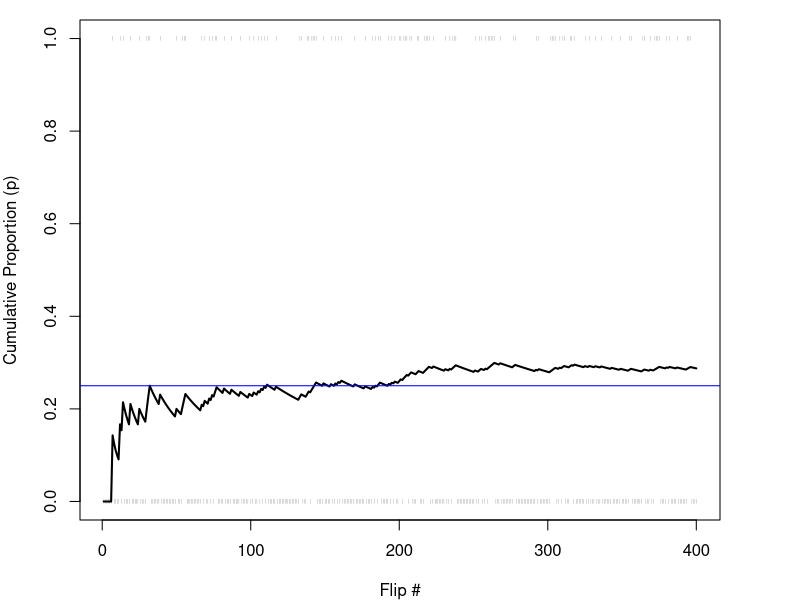
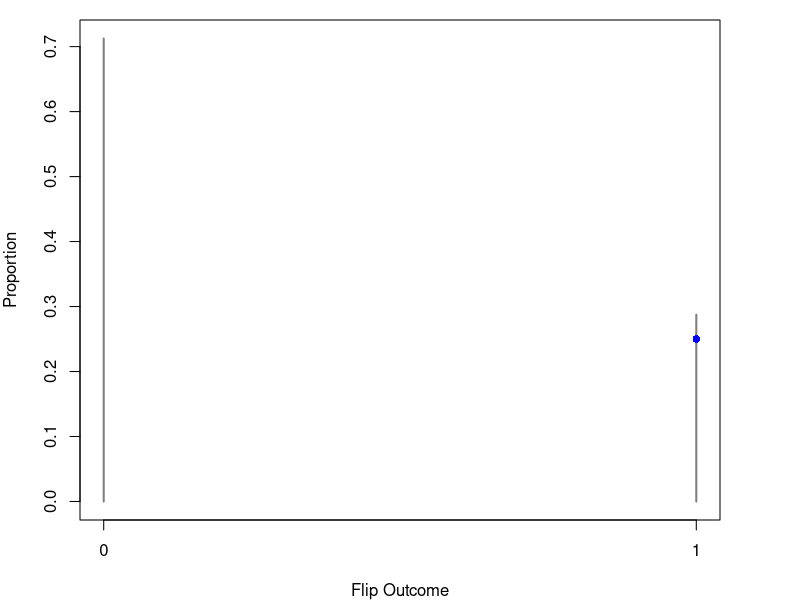
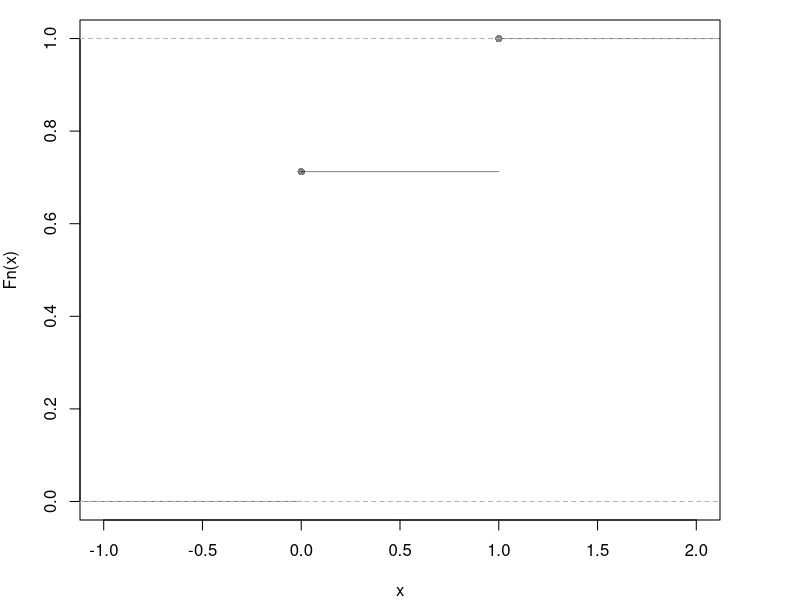
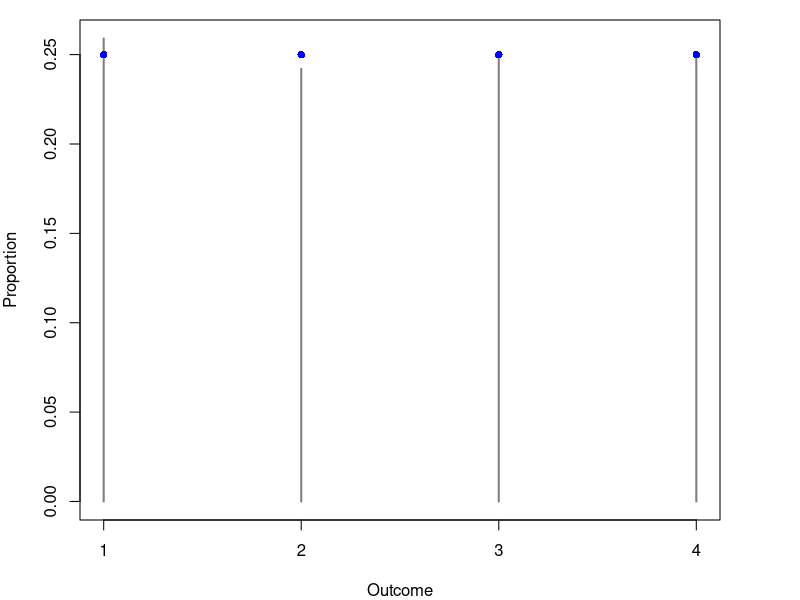
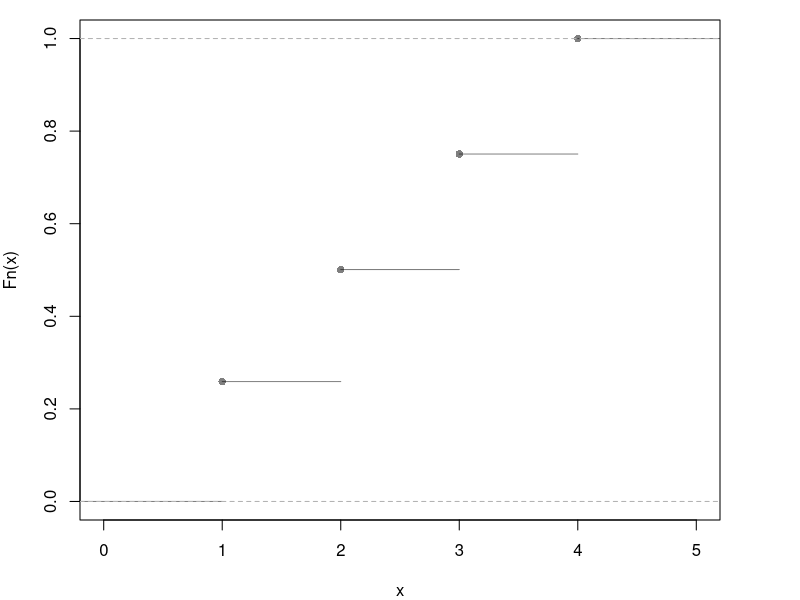
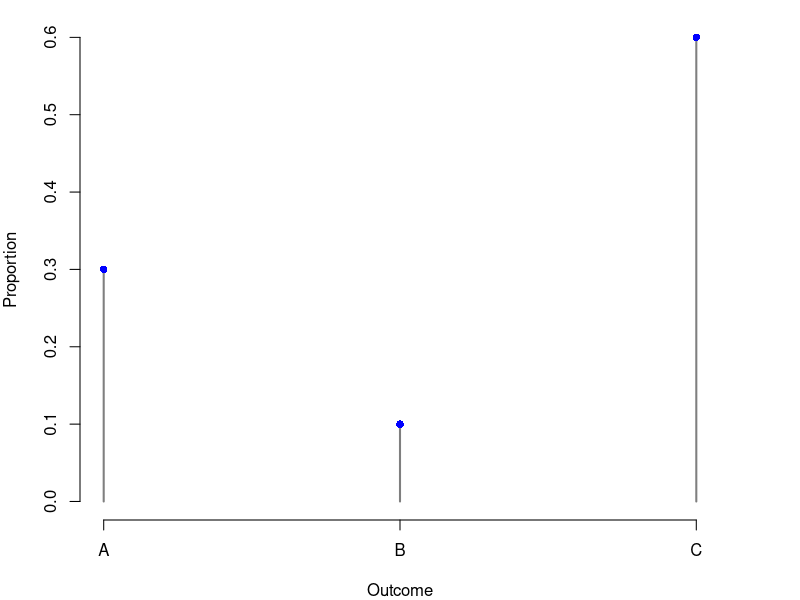
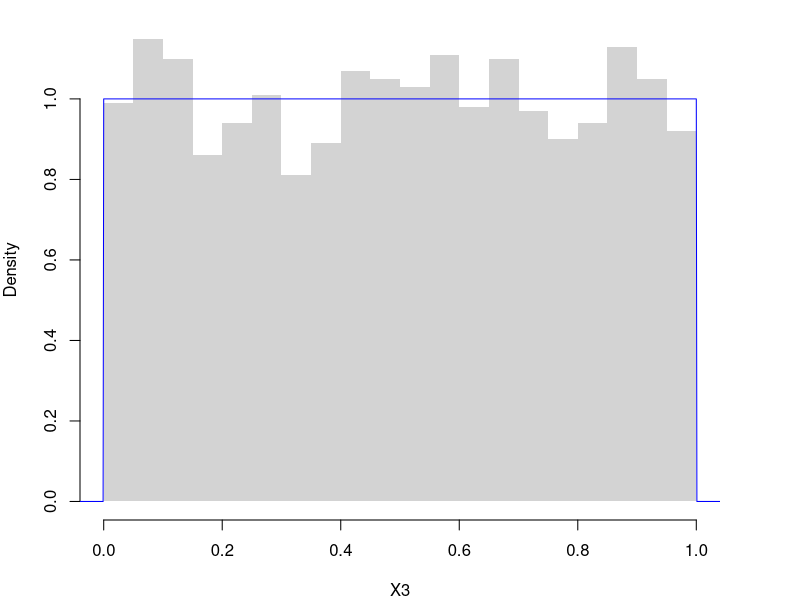
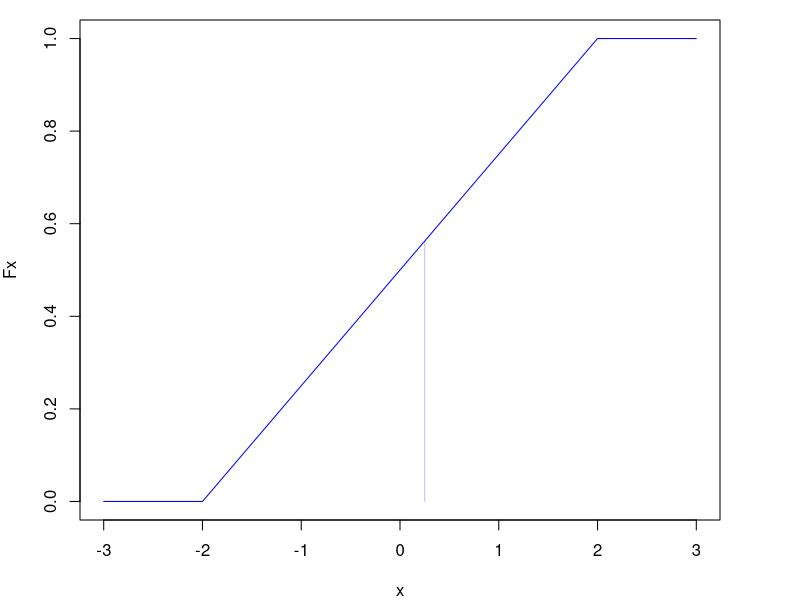

Here is the R script that generated these plots, in order:
## ---- chunk 1
x <- c(0,1)
x_probs <- c(3/4, 1/4)

sample(x, 1, prob=x_probs, replace=T) # 1 Flip
sample(x, 4, prob=x_probs, replace=T) # 4 Flips 
X0 <- sample(x, 400, prob=x_probs, replace=T)

# Plot Cumulative Proportion
X0_t <- seq(1, length(X0)) #head(X0_t)
X0_mt <- cumsum(X0)/X0_t #head(X0_mt)
par(mar=c(4,4,1,4))
plot(X0_t, X0_mt, type='l',
    ylab='Cumulative Proportion (p)',
    xlab='Flip #', 
    ylim=c(0,1), 
    lwd=2)
# Show individual flip outcomes
points(X0_t, X0, col=grey(0,.5),
    pch='|', cex=.3)
# Show theoretical proportions
abline(h=0.25, col='blue')

# Plot Long run proportions
proportions <- table(X0)/length(X0)
plot(proportions, 
    col=grey(0, 0.5),
    xlab='Flip Outcome', 
    ylab='Proportion',
    main=NA)
points(c(0,1), c(.75, .25), pch=16, col='blue') # Theoretical values

# Plot CDF
plot( ecdf(X0), col=grey(0,.5),
    pch=16, main=NA) #Empirical
#points(c(0,1), c(.75, 1), pch=16, col='blue') # Theoretical
## ---- chunk 2
x <- c(1,2,3,4)
x_probs <- c(1/4, 1/4, 1/4, 1/4)
# sample(x, 1, prob=x_probs, replace=T) # 1 roll
X1 <- sample(x, 2000, prob=x_probs, replace=T) # 2000 rolls

# Plot Long run proportions
proportions <- table(X1)/length(X1)
plot(proportions, col=grey(0,.5),
    xlab='Outcome', ylab='Proportion', main=NA)
points(x, x_probs, pch=16, col='blue') # Theoretical values

# Hist w/ Theoretical Counts
# hist(X1, breaks=50, border=NA, main=NA, ylab='Count')
# points(x, x_probs*length(X1), pch='-') 

# Alternative Plot
plot( ecdf(X1), pch=16, col=grey(0,.5), main=NA)

# Alternative Plot 2
#props <- table(X1)
#barplot(props, ylim = c(0, 0.35), ylab = "Proportion", xlab = "Value")
#abline(h = 1/4, lty = 2)
## ---- chunk 3
x <- c('A', 'B', 'C')
x_probs <- c(3/10, 1/10, 6/10)
sum(x_probs)
X2 <- sample(x, 2000, prob=x_probs, replace=T) # sample of 2000

# Plot Long run proportions
proportions <- table(X2)/length(X2)
plot(proportions, col=grey(0,.5),
    xlab='Outcome', ylab='Proportion', main=NA)
points(x_probs, pch=16, col='blue') # Theoretical values

# Histogram version
# X2_alt <- X1
# X2_alt[X2_alt=='A'] <- 1
#X2_alt[X2_alt=='B'] <- 2
#X2_alt[X2_alt=='C'] <- 3
#X2_alt <- as.numeric(X1_alt)
#hist(X2_alt, breaks=50, border=NA, 
#    main=NA, ylab='Count')
#points(x, x_probs*length(X2_alt), pch=16) ## Theoretical Counts

# Alternative Plot
# plot( ecdf(X2), pch=16, col=grey(0,.5), main=NA)
## ---- chunk 4
# Prob. < 0.25
punif(0.25)

# Prob. > 0.25
1-punif(0.25)

# Prob. in (0.2,0.7]
F_two <- punif( c(0.2, 0.7) )
F_in <- F_two[2] - F_two[1]
F_in

# Prob. out of (0.2,0.7]
F_out <- 1- F_in
F_out
## ---- chunk 5
runif(3) # 3 draws

# Empirical Density 
X3 <- runif(2000)
hist(X3, breaks=20, border=NA, main=NA, freq=F)
# Theoretical Density
x <- seq(-0.1,1.1,by=.001)
fx <- dunif(x)
lines(x, fx, col='blue')

# CDF example 1
P_low <- punif(0.25)
P_low
# Uncomment to show via PDF
# x_low <- seq(0,0.25,by=.001)
# fx_low <- dunif(x_low)
# polygon( c(x_low, rev(x_low)), c(fx_low,fx_low*0),
#    col=rgb(0,0,1,.25), border=NA)
    
# CDF example 2
P_high <- 1-punif(0.25)
P_high
# Uncomment to show via PDF
# x_high <- seq(0.25,1,by=.001)
# fx_high <- dunif(x_high)
# polygon( c(x_high, rev(x_high)), c(fx_high,fx_high*0),
#    col=rgb(0,0,1,.25), border=NA)
    
# CDF example 3
P_mid <- punif(0.75) - punif(0.25)
P_mid
# Uncomment to show via PDF
# x_mid <-  seq(0.25,0.75,by=.001)
# fx_mid <- dunif(x_mid)
# polygon( c(x_mid, rev(x_mid)), c(fx_mid,fx_mid*0),
#    col=rgb(0,0,1,.25), border=NA)
## ---- chunk 6
# Simulation
X <- runif(1000, -2, 2)
# ... 

# Draw by computer the CDF, F(x)
x <- seq(-3,3,by=0.005)
Fx <- punif(x, -2, 2)
plot(x, Fx, type='l', col='blue')
# Answer
Fstar <- punif(0.25, -2, 2)
# Visualize Answer
segments(0.25, 0, 0.25, Fstar,
    col=rgb(0,0,1, 0.25))

# Draw by computer the PDF, f(x)
fx <- dunif(x, -2, 2)
plot(x, fx, type='l', col='blue')
# Visualize Answer
fstar <- dunif(0.25, -2, 2)
polygon(
    c(-2, 0.25, 0.25, -2), 
    c(0, 0, fstar,fstar),
    col=rgb(0,0,1, 0.25), border=NA)
## ---- chunk 7
X4 <- rbeta(2000,2,2) ## two shape parameters
hist(X4, breaks=20, border=NA, main=NA, freq=F)

#See the underlying probabilities
#f_25 <- dbeta(.25, 2, 2)

x <- seq(0,1,by=.01)
fx <- dbeta(x, 2, 2)
lines(x, fx, col='blue')
## ---- chunk 8
plot( ecdf(X4), main=NA) # Empirical

x <- seq(0,1,by=.01) # Theoretical
Fx <- pbeta(x, 2, 2)
lines(x, Fx, col='blue')

# Middle Interval Example 
F2 <- pbeta(0.2, 2, 2)
F8 <- pbeta(0.8, 2, 2)
F_2_8 <- F8 - F2
F_2_8

# Visualize
title('Middle between 0.2 and 0.8')
segments( 0.2, F2, -1, F2, col='red')
segments( 0.8, F8, -1, F8, col='red')
## ---- chunk 9
#| fig-width: 8
#| fig-height: 6
op <- par(no.readonly = TRUE); on.exit(par(op), add = TRUE)
x <- seq(0,1,by=.01)
pars <- expand.grid( c(.5,1,2), c(.5,1,2) )
par(mfrow=c(3,3))
apply(pars, 1, function(p){
    fx <- dbeta( x,p[1], p[2])
    plot(x, fx, type='l', xlim=c(0,1), ylim=c(0,4), lwd=2, col='blue')
    #hist(rbeta(2000, p[1], p[2]), breaks=50, border=NA, main=NA, freq=F)
})
title('Beta densities', outer=T, line=-1)
## ---- chunk 10
rexp(3) # 3 draws

X5 <- rexp(2000)
hist(X5, breaks=20,
    border=NA, main=NA,
    freq=F, ylim=c(0,1), xlim=c(0,10))
    
x <- seq(0,10,by=.1)
fx <- dexp(x)
lines(x, fx, col='blue')
## ---- chunk 11
pexp(10, 1/50)
## ---- chunk 12
rnorm(3) # 3 draws

X6 <- rnorm(2000)
hist(X6, breaks=20,
    border=NA, main=NA,
    freq=F, ylim=c(0,.4), xlim=c(-4,4))

x <- seq(-10,10,by=.025)
fx <- dnorm(x)
lines(x, fx, col='blue')
## ---- chunk 13
pnorm( c(-1.645, 1.645) ) # 10%
pnorm( c(-2.576, 2.576) ) #  1%
## ---- chunk 14
plot( ecdf(X6), main=NA) # Empirical

x <- seq(-4,4,by=.01) # Theoretical
Fx <- pnorm(x, 0, 1)
lines(x, Fx, col='blue')

# Middle Interval Example 
F2 <- pnorm(0.2, 0, 1)
F8 <- pnorm(0.8, 0, 1)
F_2_8 <- F8 - F2
F_2_8

# Visualize
title('Middle between 0.2 and 0.8')
segments( 0.2, F2, -5, F2, col='red')
segments( 0.8, F8, -5, F8, col='red')
## ---- chunk 15
# Start with a simulation of 1000 people to build intuition
X <- rnorm(1000,2,3)
hist(X, freq=F, border=NA, main=NA)
sum(X>4)/1000

# Do an exact calculation
1-pnorm(4,2,3)
## ---- chunk 16
# PDF
x <- seq(-10,10,by=.025)
fx <- dnorm(x)
plot(x, fx,
    col='blue', type='l',
    ylab='Theoretical Density: f(x)',
    main='Middle 90%')
# Show Middle 90%
x_90 <- seq(-1.645,1.645,by=.025)
fx_90 <- dnorm(x_90)
polygon( c(x_90, rev(x_90)), c(fx_90,fx_90*0),
    col=rgb(0,0,1,.25), border=NA)
pnorm(1.645)-pnorm(-1.645)
